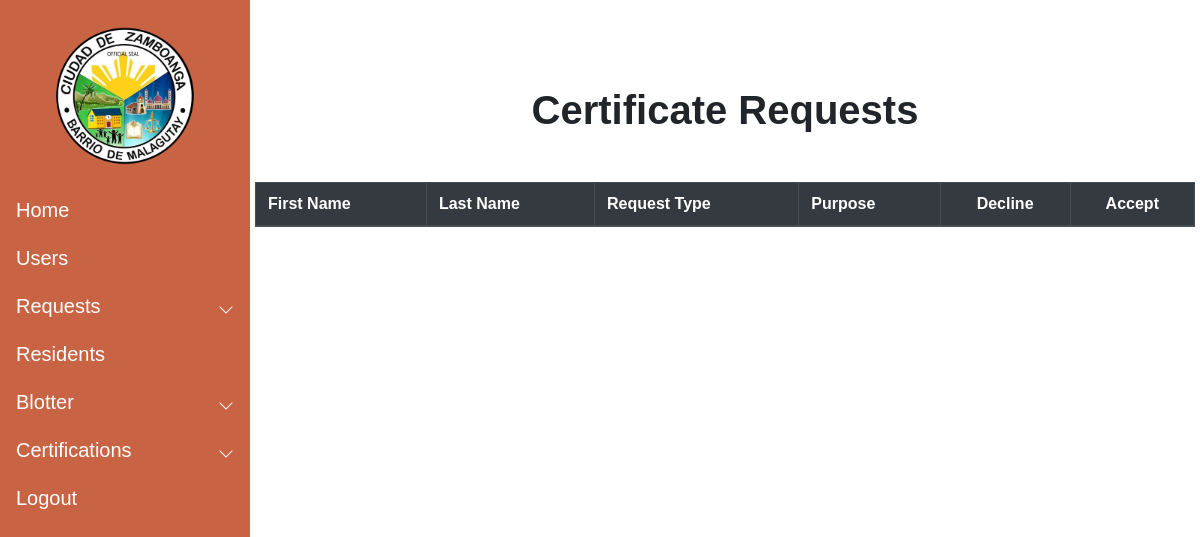
The page /display_requests/ on the database as committed earlier.
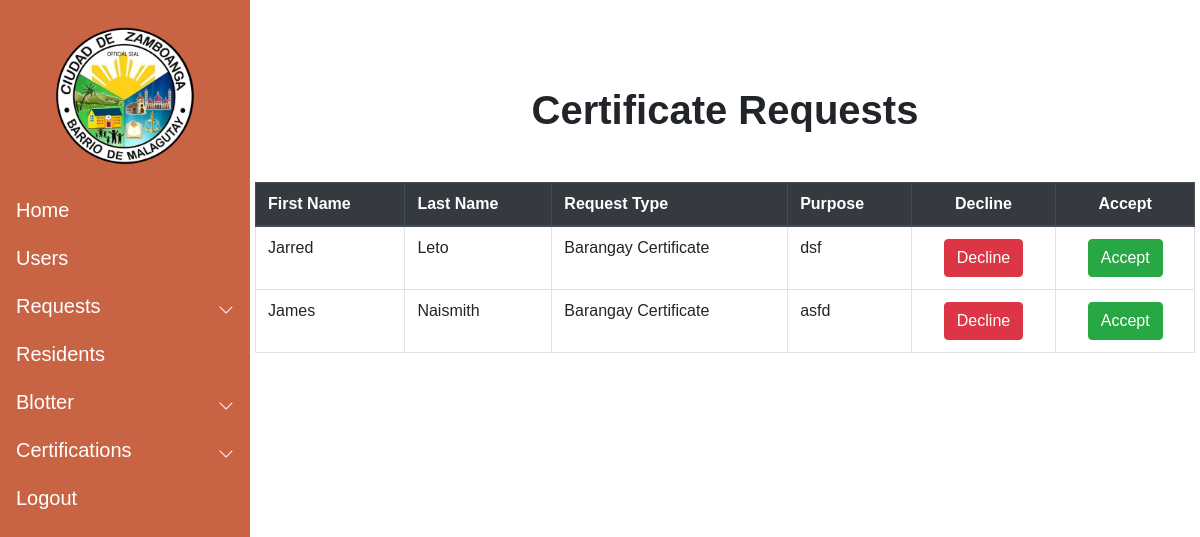
The same page on the database as committed later.
### Certification/models.py (models this page shows)
class Certrequest(models.Model):
    Requester = models.ForeignKey (Resident, null = True, default = None, on_delete = models.CASCADE)
    Resident_id = models.CharField(max_length=250)
    Request_type = models.CharField(max_length=100)
    Email = models.EmailField(max_length=254)
    Purpose = models.CharField(max_length=100)

### Resident/models.py (models this page shows, shortened)
class Resident (models.Model):
    pic = models.ImageField(null=True, blank = True, verbose_name="Profile Picture", upload_to= "images/", default='images/default_pp.jpg')
    First_name = models.CharField(max_length=50)
    Last_name = models.CharField(max_length=50)
    Middle_name = models.CharField(max_length=50)
    Birthdate = models.DateField(auto_now_add=False, auto_now=False)
    Gender_choices = (
        ('Male','Male'),
        ('Female','Female')
        )
    Gender = models.CharField(max_length=100, choices=Gender_choices, default = "Not Specified")
    Contact = models.CharField(max_length=11)
    Cstatus_choices = (
        ('Single','Single'),
        ('Married','Married'),
        ('Divorced','Divorced'),
        ('Separated','Separated'),
        ('Widowed','Widowed'),
        )
    Marital_status = models.CharField(max_length=100, choices = Cstatus_choices, default = "")
    Citizenship = models.CharField(max_length=100)
    Religion = models.CharField(max_length=100)
    Occupation = models.CharField(max_length=100, null=True, blank=True)
    Vac_choices = (
        ('Vaccinated','Vaccinated'),
        ('Non-Vaccinated','Non-Vaccinated')
    )
    Vaccination = models.CharField(max_length=100, choices = Vac_choices, verbose_name="Vaccination Status", default="")
    Address = models.TextField(max_length=250, verbose_name="Street Address")
    Blacklisted = models.BooleanField(default = False)
    created_date = models.DateTimeField(auto_now_add=True)
    modified_date = models.DateTimeField(auto_now=True)

### Certification/views.py (the view)
# urls.py: path('display_requests/',Renderrequest,name="display_requests"),
def Renderrequest(request):
    Request_obj = Certrequest.objects.all()
    context = {
        'Request' : Request_obj
    }
    return render(request, "requests.html", context = context)

### templates/requests.html (shortened to what this page needs)
{% extends 'base.html' %}
{%  load static %}
{% block content %}
<h1 style="text-align: center;" class="mb-5"><b>Certificate Requests</b></h1>
<table class = "table table-bordered table-hover mt-2 mb-5" id="Display">
     <thead class="thead-dark">
         <tr>
            <th>First Name</th>
            <th>Last Name</th>
            <th>Request Type</th>
            <th>Purpose</th>
            <th style="text-align: center;">Decline</th>
            <th style="text-align: center;">Accept</th>
        </tr>
     </thead>
     <tbody>
            {% for Resident in Request %}
            <tr>
                <td>{{ Resident.Requester.First_name }}</td>
                <td>{{ Resident.Requester.Last_name }}</td>
                <td>{{ Resident.Request_type }}</td>
                <td>{{ Resident.Purpose }}</td>
                <td style="text-align: center;">
                    <button type="button" class="btn btn-danger" data-toggle="modal" data-target="#modal-{{ Resident.id }}">
                        Decline
                    </button>
                </td>
                <td style="text-align: center;"><a href = "{% url 'email' Resident.id%}" class="btn btn-success" role="button">Accept</button></td>
            </tr>
            {% endfor %}
     </tbody>
</table>
{%  endblock content %}

Rows that differ between the two databases and show on the page:
added Certrequest: Requester.First_name "Jarred", Requester.Last_name "Leto", Request_type "Barangay Certificate", Purpose "dsf"
added Certrequest: Requester.First_name "James", Requester.Last_name "Naismith", Request_type "Barangay Certificate", Purpose "asfd"
